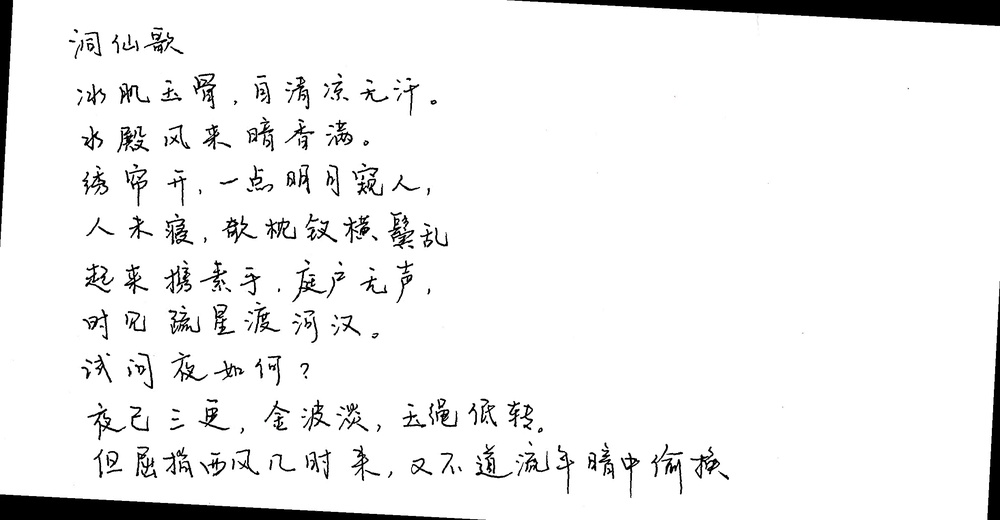
#> input picture calligraphy/zi2zi/handwriting_preparation/images/Lin.jpg, 1000 x 520 px, shrunk from 2464 x 1282 before the run
$ python rotate_image.py
#> lines starting #> are read from the running program, lines starting #| are printed output that depends on the picture
import pdb

from PIL import Image
img = Image.open("../images/Lin.jpg")
#> img is the input picture: PIL image 1000x520 RGB; mean R, G, B 239.9, 239.9, 239.9

img2 = img.rotate(10)
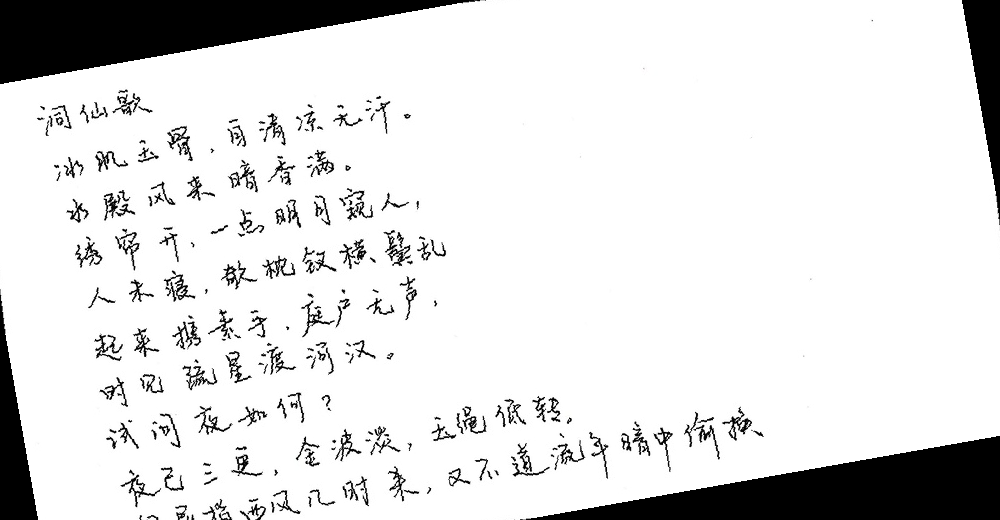
#> img2: PIL image 1000x520 RGB; mean R, G, B 224.1, 224.1, 224.1
img.rotate(-3).save("../images/Lin.jpg",quality=100)
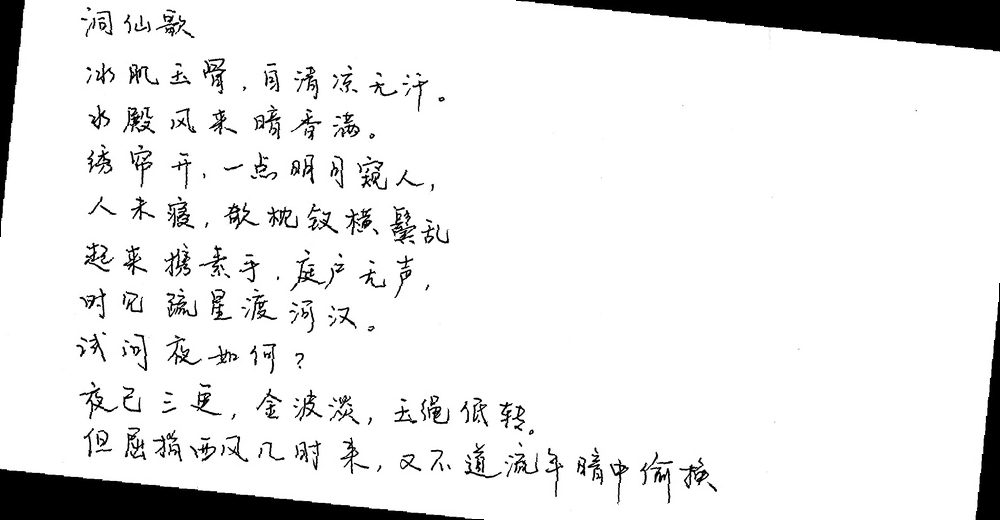
#> saved as Lin.jpg: PIL image 1000x520 RGB; mean R, G, B 232.7, 232.7, 232.7
pdb.set_trace()
